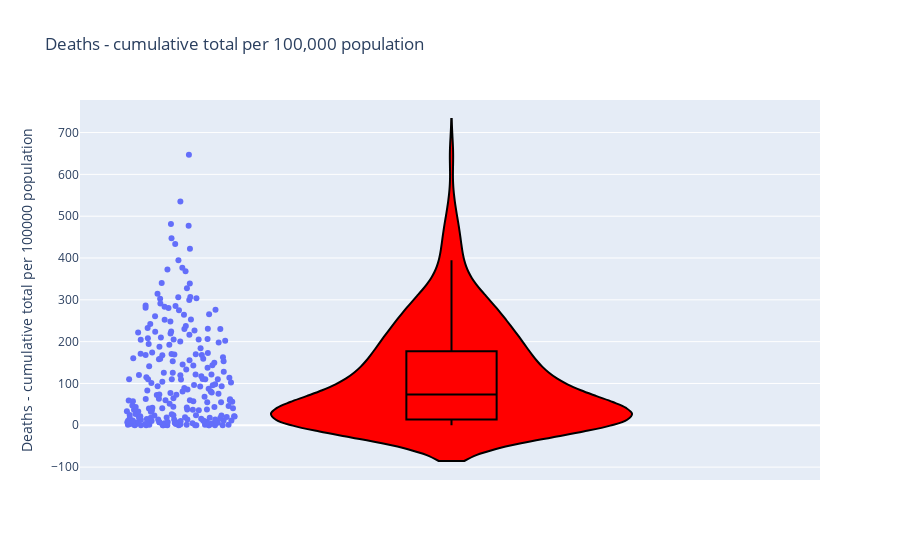
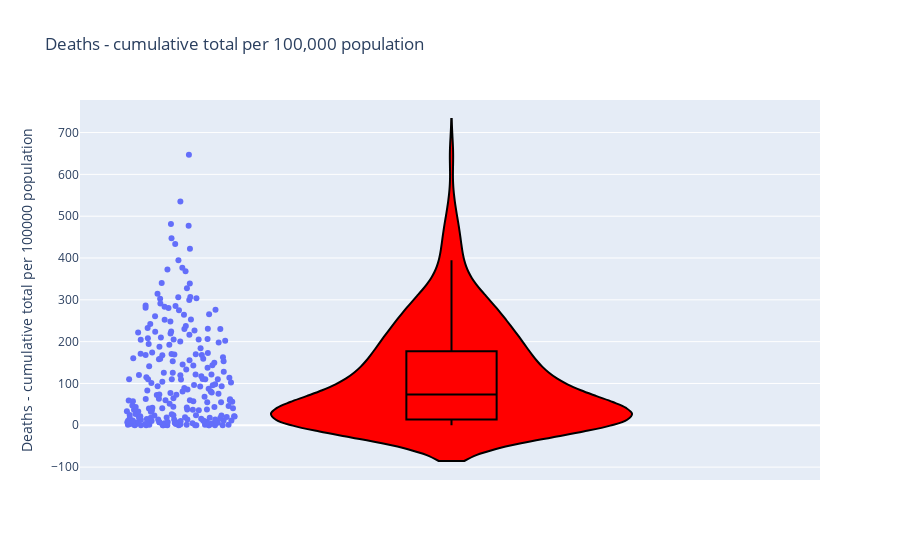

Write notebook code for charts like these, in order.
### Code cell
fig = px.violin(df_covidstats['Deaths - cumulative total per 100000 population'], y="Deaths - cumulative total per 100000 population", box=True, points='all', title="Deaths - cumulative total per 100,000 population")
fig.update_traces(fillcolor='red', line_color='black', customdata=df_covidstats, hovertemplate ='%{customdata[1]}<br>%{customdata[9]}')
fig.show()

### Figure 1 — Plotly figure (JSON) as saved in the notebook; plotly's stock layout.template omitted (floating-point values rounded to 4 significant figures; data arrays with more than 128 entries replaced by an {"elided": "..."} marker saying what was removed)
{"data": [{"alignmentgroup": "True", "box": {"visible": true}, "customdata": {"elided": "237x12 mixed values"}, "fillcolor": "red", "hovertemplate": "%{customdata[1]}<br>%{customdata[9]}", "legendgroup": "", "line": {"color": "black"}, "marker": {"color": "#636efa"}, "name": "", "offsetgroup": "", "orientation": "v", "points": "all", "scalegroup": "True", "showlegend": false, "type": "violin", "x0": " ", "xaxis": "x", "y": {"elided": "237 float values"}, "y0": " ", "yaxis": "y"}], "layout": {"legend": {"tracegroupgap": 0}, "title": {"text": "Deaths - cumulative total per 100,000 population"}, "violinmode": "group", "xaxis": {"anchor": "y", "domain": [0, 1]}, "yaxis": {"anchor": "x", "domain": [0, 1], "title": {"text": "Deaths - cumulative total per 100000 population"}}}}

### Figure 2 — Plotly figure (JSON) as saved in the notebook; plotly's stock layout.template omitted (floating-point values rounded to 4 significant figures; data arrays with more than 128 entries replaced by an {"elided": "..."} marker saying what was removed)
{"data": [{"alignmentgroup": "True", "box": {"visible": true}, "customdata": {"elided": "237x12 mixed values"}, "fillcolor": "red", "hovertemplate": "%{customdata[1]}<br>%{customdata[9]}", "legendgroup": "", "line": {"color": "black"}, "marker": {"color": "#636efa"}, "name": "", "offsetgroup": "", "orientation": "v", "points": "all", "scalegroup": "True", "showlegend": false, "type": "violin", "x0": " ", "xaxis": "x", "y": {"elided": "237 float values"}, "y0": " ", "yaxis": "y"}], "layout": {"legend": {"tracegroupgap": 0}, "title": {"text": "Deaths - cumulative total per 100,000 population"}, "violinmode": "group", "xaxis": {"anchor": "y", "domain": [0, 1]}, "yaxis": {"anchor": "x", "domain": [0, 1], "title": {"text": "Deaths - cumulative total per 100000 population"}}}}
